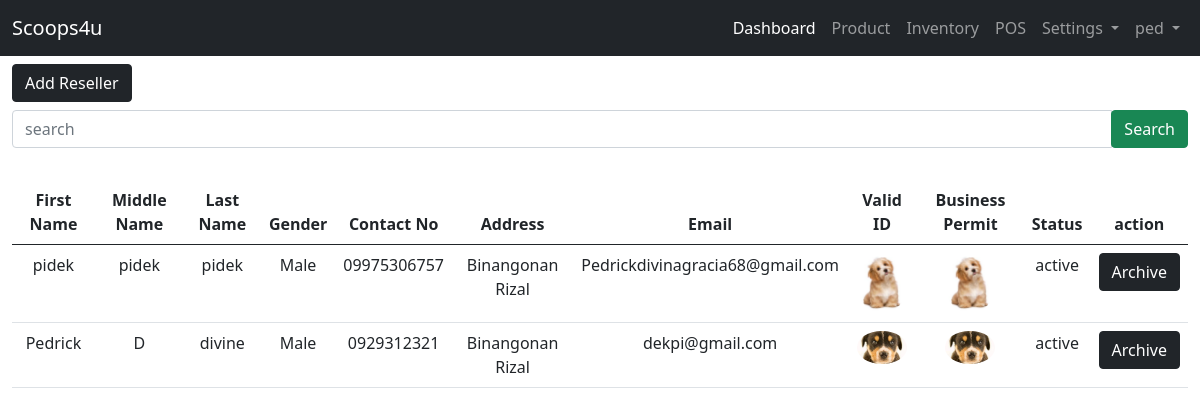
The app's page /user-site/list-reseller/ (signed in), older data.
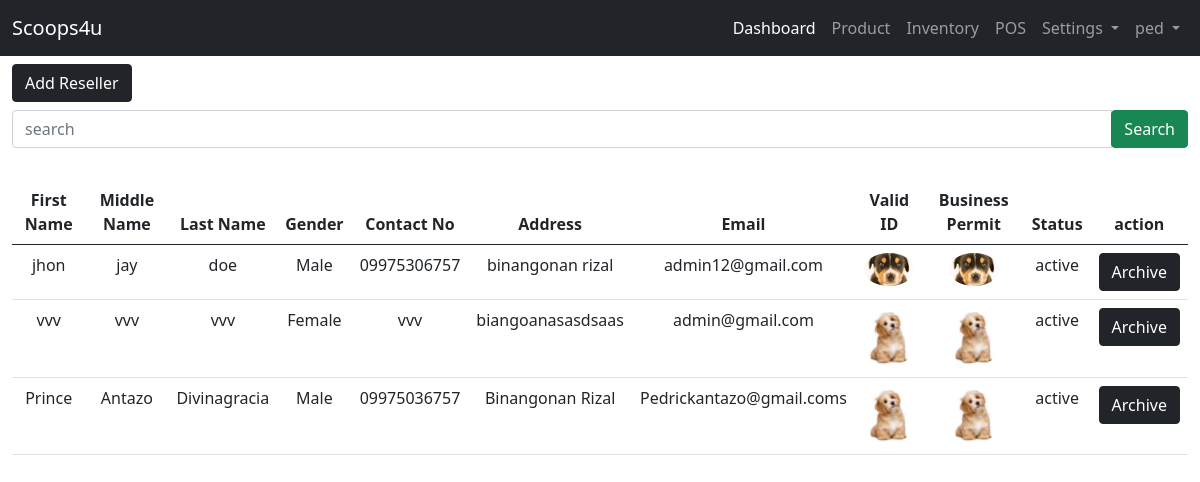
The same page, newer data.
### admin_site/models.py (models this page shows, shortened)
class Reseller(models.Model):
    STATUS = (("pending","pending"),("active","active"),("inactive","inactive"))
    BOOLCHOICE = (("Male","Male"),("Female","Female"))
    reseller_fname =models.CharField(max_length=200, verbose_name='First Name')
    reseller_mname =models.CharField(max_length=200, verbose_name='Middle Name')
    reseller_lname =models.CharField(max_length=200, verbose_name='Last Name')
    reseller_gender = models.CharField(max_length = 50,choices=BOOLCHOICE, verbose_name='Gender')
    reseller_contact =models.CharField(max_length = 12, verbose_name='Contact Number')
    reseller_address =models.TextField(null=False, verbose_name='Address')
    reseller_email =models.EmailField(unique=True, max_length=200, verbose_name='Email')
    reseller_id =models.ImageField( upload_to=image_path, verbose_name='valid id')
    reseller_businessp =models.ImageField( upload_to=image_path,verbose_name='business id')
    reseller_status =models.CharField(max_length=200, null=True, choices=STATUS, verbose_name='Status')

### admin_site/views.py (the view)
# urls.py: path('list-reseller/', views.list_reseller, name='list_reseller'),
@login_required(login_url='landing_page:login')
def list_reseller(request):
    list_reseller = Reseller.objects.order_by('-id').filter(reseller_status = "active")
    context = {'list_reseller':list_reseller}
    return render(request, 'admin_site/user/list_reseller.html', context)

### templates/admin_site/user/list_reseller.html (shortened to what this page needs)
{% extends 'admin_site/base.html' %}
{% block template %}
<a href="{% url 'admin_site:add_reseller' %}" class="btn btn-dark ">Add Reseller</a>
<form action="{% url 'admin_site:search_reseller' %}" method="get" class="my-2">
    <div class="input-group">
        <input type="text" class="form-control" name="search" placeholder="search" required>
        <div class="input-group-append">
            <button class="btn btn-success">Search</button>
        </div>
    </div>
</form>
<br>
    {% if list_reseller %}
    <table class="table table-hover text-center">
        <thead>
            <tr>
                <th>First Name</th>
                <th>Middle Name</th>
                <th>Last Name</th>
                <th>Gender</th>
                <th>Contact No</th>
                <th>Address</th>
                <th>Email</th>
                <th>Valid ID</th>
                <th>Business Permit</th>
                <th>Status</th>
                <th>action</th>
            </tr>
            <tbody>
                {% for list in list_reseller %}
                <tr>
                    <td>{{ list.reseller_fname }}</td>
                    <td>{{ list.reseller_mname }}</td>
                    <td>{{ list.reseller_lname }}</td>
                    <td>{{ list.reseller_gender }}</td>
                    <td>{{ list.reseller_contact }}</td>
                    <td>{{ list.reseller_address }}</td>
                    <td>{{ list.reseller_email }}</td>
                    <td><a href="{% url 'admin_site:viewing_pic' list.id %}"><img src="/media/{{ list.reseller_id}}" alt="Valid-ID" width="50" class="rounded-circle"></a></td>
                    <td><a href="{% url 'admin_site:viewing_pic' list.id %}"><img src="/media/{{ list.reseller_businessp}}" alt="Valid-ID" width="50" class="rounded-circle"></a></td>
                    <td>{{ list.reseller_status }}</td>
                    <form method="POST" action="{% url 'admin_site:archive_reseller'  list.id %}" onsubmit="return submitForm(this);">
                    <td> <input type="submit" class="btn btn-dark"  value="Archive"></td>
                    </form>
                </tr>
                {% endfor %}
            </tbody>
        </thead>
    </table>
    {% endif %}
{% endblock template %}

Row changes from the older to the newer data that the page shows:
no longer on this page (row edited): Reseller: reseller_fname "pidek", reseller_mname "pidek", reseller_lname "pidek", reseller_gender "Male", reseller_contact "09975306757", reseller_address "Binangonan Rizal", reseller_email "Pedrickdivinagracia68@gmail.com", reseller_id (picture), reseller_businessp (picture), reseller_status "active"
no longer on this page (row edited): Reseller: reseller_fname "Pedrick", reseller_mname "D", reseller_lname "divine", reseller_gender "Male", reseller_contact "0929312321", reseller_address "Binangonan Rizal", reseller_email "dekpi@gmail.com", reseller_id (picture), reseller_businessp (picture), reseller_status "active"
now on this page (row edited): Reseller: reseller_fname "jhon", reseller_mname "jay", reseller_lname "doe", reseller_gender "Male", reseller_contact "09975306757", reseller_address "binangonan rizal", reseller_email "admin12@gmail.com", reseller_id (picture), reseller_businessp (picture), reseller_status "active"
now on this page (row edited): Reseller: reseller_fname "vvv", reseller_mname "vvv", reseller_lname "vvv", reseller_gender "Female", reseller_contact "vvv", reseller_address "biangoanasasdsaas", reseller_email "admin@gmail.com", reseller_id (picture), reseller_businessp (picture), reseller_status "active"
now on this page (row edited): Reseller: reseller_fname "Prince", reseller_mname "Antazo", reseller_lname "Divinagracia", reseller_gender "Male", reseller_contact "09975036757", reseller_address "Binangonan Rizal", reseller_email "Pedrickantazo@gmail.coms", reseller_id (picture), reseller_businessp (picture), reseller_status "active"
